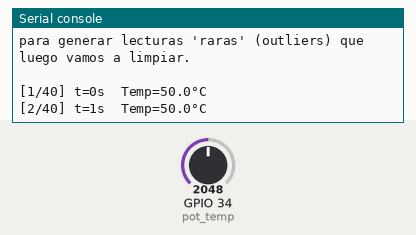
Simulated run of this program. Board: ESP32 board running MicroPython. On the bench: the last lines printed to the serial console. Inputs (shaded band) come from the test bench; at power-on: GPIO 34 (pot_temp) = 2048 (analog values on the 0–4095 scale). Files the program writes start out absent; the clock reads 2024-03-15 10:24:30 at power-on unless the program sets it.

Above: at 1.2 s.
1.3 s: GPIO 34 (pot_temp) set to 2866
At 2.6 s:
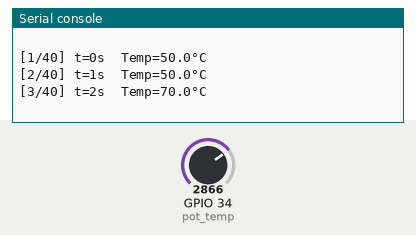
2.8 s: GPIO 34 (pot_temp) set to 3603
At 3.8 s:
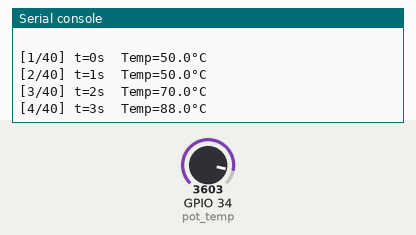
Timing chart, 0 to 5.8 s (numbered marks = the images above; inputs shaded):
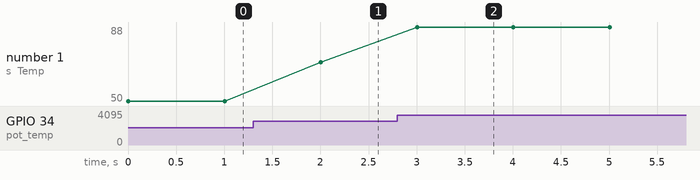

Measured:
- after the input at 1.3 s, the serial console: prints a new line after 0.70 s (image 1)
- after the input at 2.8 s, the serial console: prints a new line after 0.20 s (image 2)
- plotted number 1: 50 → 70 after the input at 1.3 s, 70 → 88 after the input at 2.8 s

The program:

limpieza.py
```python
from machine import ADC, Pin
from utime import sleep, time

# 1. Configurar el sensor de temperatura (potenciómetro), igual que en lecciones anteriores
pot_temp = ADC(Pin(34))
pot_temp.atten(ADC.ATTN_11DB)

def leer_temp():
    return (pot_temp.read() / 4095.0) * 100.0  # ADC 0-4095 -> 0-100 °C simulados

def graficar_ascii(datos, titulo, ancho=40):
    print("\n" + titulo)
    for t, temp in datos:
        temp_valida = max(0, min(temp, 100))
        barra = "#" * int((temp_valida / 100) * ancho)
        print("t={:5.1f}s | {} {:.1f}°C".format(t, barra, temp))

# 2. RECOLECCIÓN: lee la temperatura cada segundo, directamente en la ESP32
MUESTRAS = 40
ARCHIVO_CRUDO = "datos_sensores_l7.csv"
ARCHIVO_LIMPIO = "datos_limpios.csv"

print("Mueve el potenciómetro. De vez en cuando llévalo al tope o al mínimo")
print("para generar lecturas 'raras' (outliers) que luego vamos a limpiar.\n")

datos_crudos = []
inicio = time()
with open(ARCHIVO_CRUDO, "w") as archivo:
    archivo.write("Tiempo_s,Temperatura_C\n")
    for i in range(MUESTRAS):
        t = time() - inicio
        temp = leer_temp()
        datos_crudos.append((t, temp))
        archivo.write("{},{:.2f}\n".format(t, temp))
        print("[{}/{}] t={}s  Temp={:.1f}°C".format(i + 1, MUESTRAS, t, temp))
        sleep(1)

# 3. LIMPIEZA L7: filtrar valores atípicos (temperaturas ilógicas para una casa: fuera de 0°C a 50°C)
datos_limpios = [(t, temp) for t, temp in datos_crudos if 0 <= temp <= 50]

print("\nMuestras crudas: {}".format(len(datos_crudos)))
print("Muestras después de limpiar: {}".format(len(datos_limpios)))
print("Outliers eliminados: {}".format(len(datos_crudos) - len(datos_limpios)))

# 4. COMPARACIÓN VISUAL (ASCII, directo en la consola de la ESP32): antes vs después de limpiar
graficar_ascii(datos_crudos, "ANTES de limpiar (con outliers)")
graficar_ascii(datos_limpios, "DESPUÉS de limpiar (0°C a 50°C)")

# 5. Guardar el archivo limpio en la memoria de la ESP32 para RegresionPolinomial.py
with open(ARCHIVO_LIMPIO, "w") as archivo:
    archivo.write("Tiempo_s,Temperatura_C\n")
    for t, temp in datos_limpios:
        archivo.write("{},{:.2f}\n".format(t, temp))

print("\nArchivo '{}' guardado en la ESP32.".format(ARCHIVO_LIMPIO))
```
